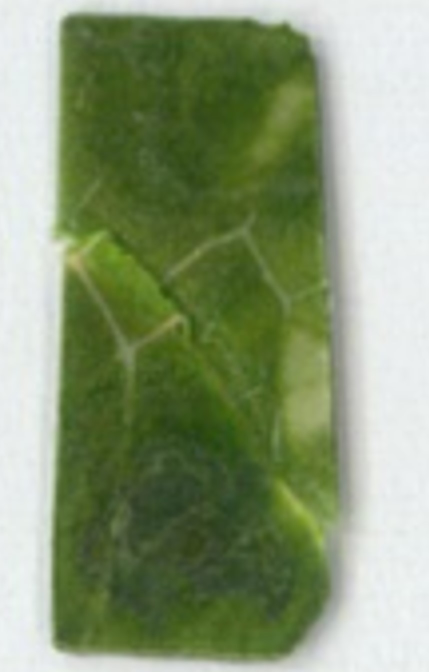
#> input picture image4.jpg, 858 x 1343 px (shown at 1/2 size)
$ python -i area.py   (imports and definitions only)
#> lines starting #> are read from the running program, lines starting #| are printed output that depends on the picture; after the words box and inside, x2 and y2 are one past the last pixel; in counts of white or black regions, pixels touching at a corner belong together
#> further down, picture is the input picture: shape (1343, 858, 3); mean B, G, R 116.1, 151.3, 136.1
import string
import sys
import tkinter
from multiprocessing.sharedctypes import Value
from tkinter import colorchooser, filedialog
from webbrowser import Grail

import cv2
import numpy as np
from cv2 import COLOR_BGR2HSV, cvtColor
from matplotlib import pyplot as plt


# 輪郭の検出
def detectConts(img):
    # グレースケール、二値化
    img_gray = cv2.cvtColor(img, cv2.COLOR_BGR2GRAY)
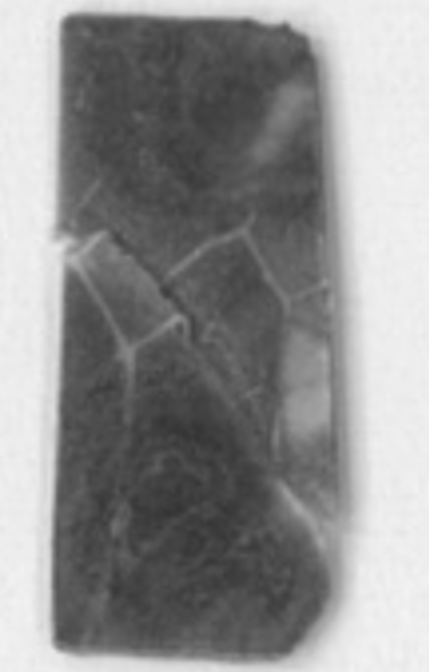
#> img_gray: shape (1343, 858) (shown at 1/2 size); min 51, max 245, mean 142.7
    _, thresh = cv2.threshold(img_gray, 100, 255, cv2.THRESH_BINARY)
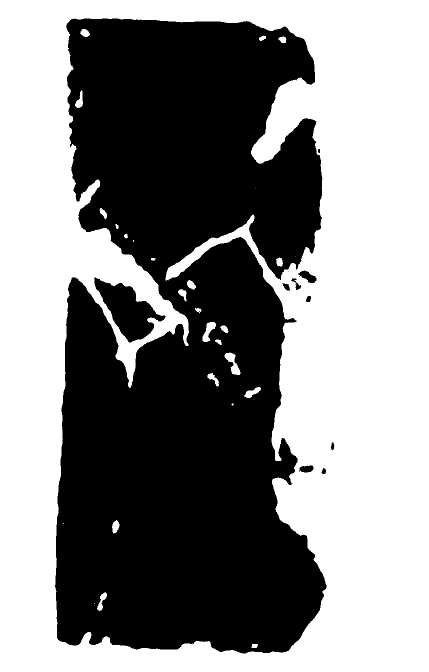
#> thresh: shape (1343, 858) (shown at 1/2 size); 52.9% white; 11 black regions (1 under 20 px), largest, box (x1, y1, x2, y2) and area: (110, 37, 653, 1307) 533060, (188, 555, 332, 685) 8400, (597, 541, 633, 566) 482
    cv2.imwrite('nichika.jpeg', thresh)

    # 輪郭検出
    conts, _ = cv2.findContours(thresh, cv2.RETR_EXTERNAL, cv2.CHAIN_APPROX_SIMPLE)
#> conts = [[[0, 0], [0, 1342], [857, 1342], [857, 0]]]
    conts_list = list(filter(lambda x: cv2.contourArea(x) > 100, conts))
#> conts_list = [[[0, 0], [0, 1342], [857, 1342], [857, 0]]]
    return conts_list


# 輪郭の描画
# [27 lines left out: functions drawCont, pick_color, measureArea, not called in this run]


file_path = None
color = None
color_range = None
B = G = R = 0
H = S = V = 0

# [114 lines left out: function disp, not called in this run]


# [4 lines not run here, left out]

>>> import cv2
>>> picture = cv2.imread('image4.jpg')
>>> result = detectConts(picture)
#> result = [[[0, 0], [0, 1342], [857, 1342], [857, 0]]]

$ run again, on DSC_0646.JPG
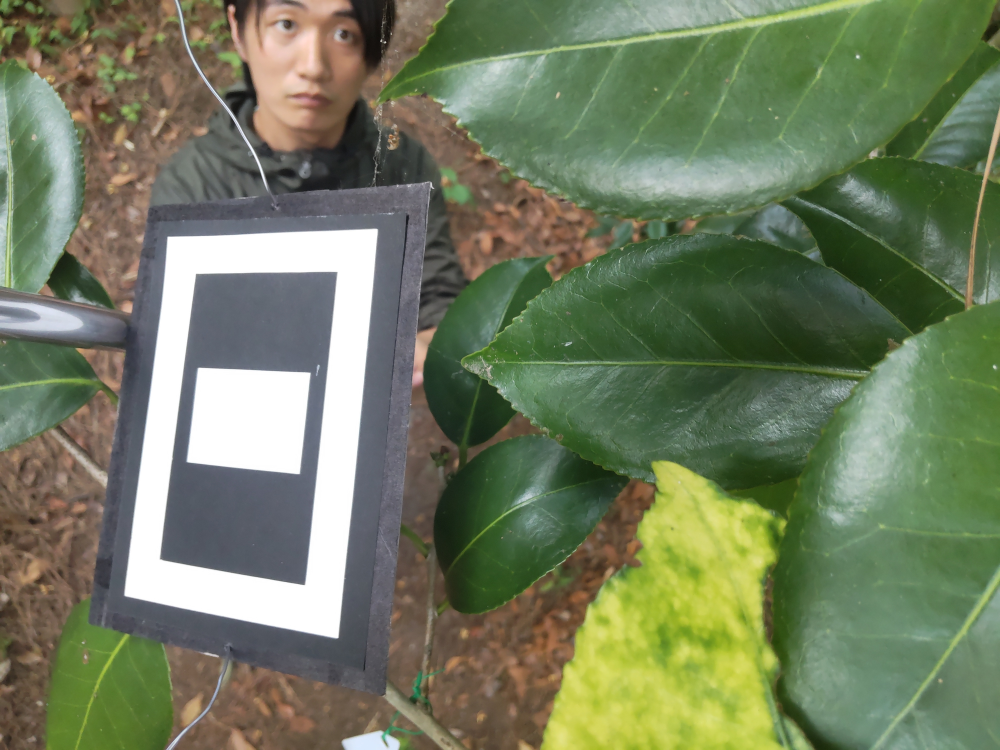
#> input picture DSC_0646.JPG, 4000 x 3000 px (shown at 1/4 size)
#> picture is the input picture: shape (3000, 4000, 3); mean B, G, R 95, 124.2, 113.4
#> in detectConts, `img_gray = cv2.cvtColor(img, cv2.COLOR_BGR2GRAY)`:
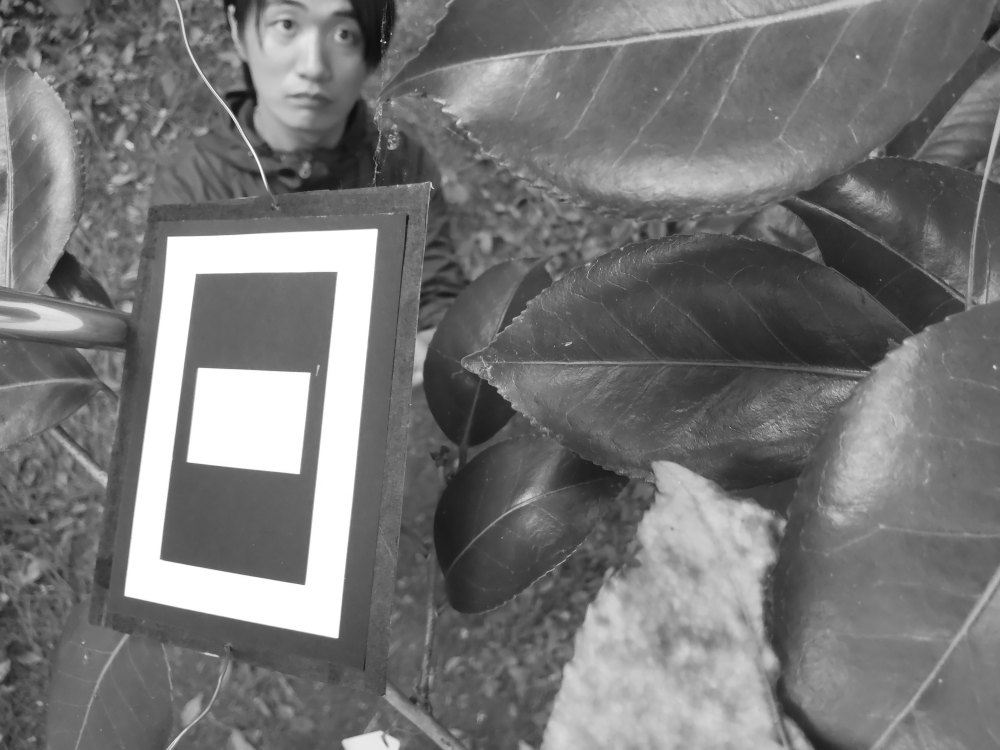
#> img_gray: shape (3000, 4000) (shown at 1/4 size); min 1, max 255, mean 117.6
#> in detectConts, `_, thresh = cv2.threshold(img_gray, 100, 255, cv2.THRESH_BINARY)`:
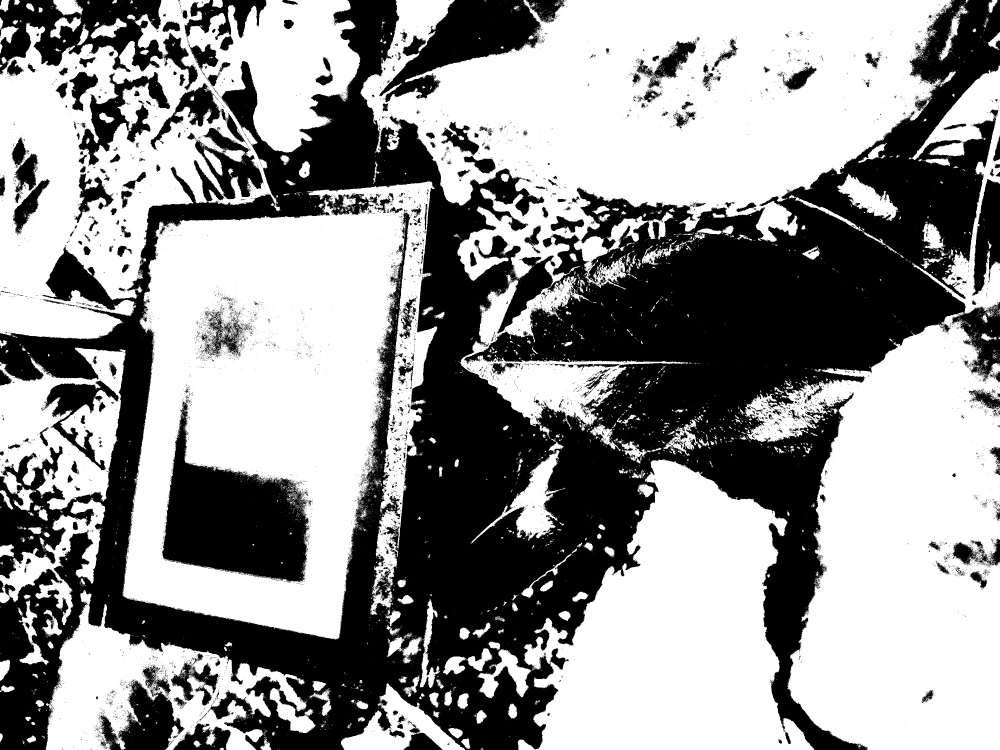
#> thresh: shape (3000, 4000) (shown at 1/4 size); 57.8% white; 15421 black regions (14756 under 20 px)
#> conts = 9797 contours, 9325 with area under 20; largest, box (x1, y1, x2, y2) and area: (1440, 0, 3824, 1747) 1744149, (490, 724, 1749, 2558) 1658094, (2979, 263, 4000, 3000) 1287346, (0, 0, 1442, 1357) 1099297, (2071, 1837, 3258, 3000) 809537
#> conts_list = 197 contours; largest, box (x1, y1, x2, y2) and area: (1440, 0, 3824, 1747) 1744149, (490, 724, 1749, 2558) 1658094, (2979, 263, 4000, 3000) 1287346, (0, 0, 1442, 1357) 1099297, (2071, 1837, 3258, 3000) 809537
#> result has the same summary as conts_list in detectConts
